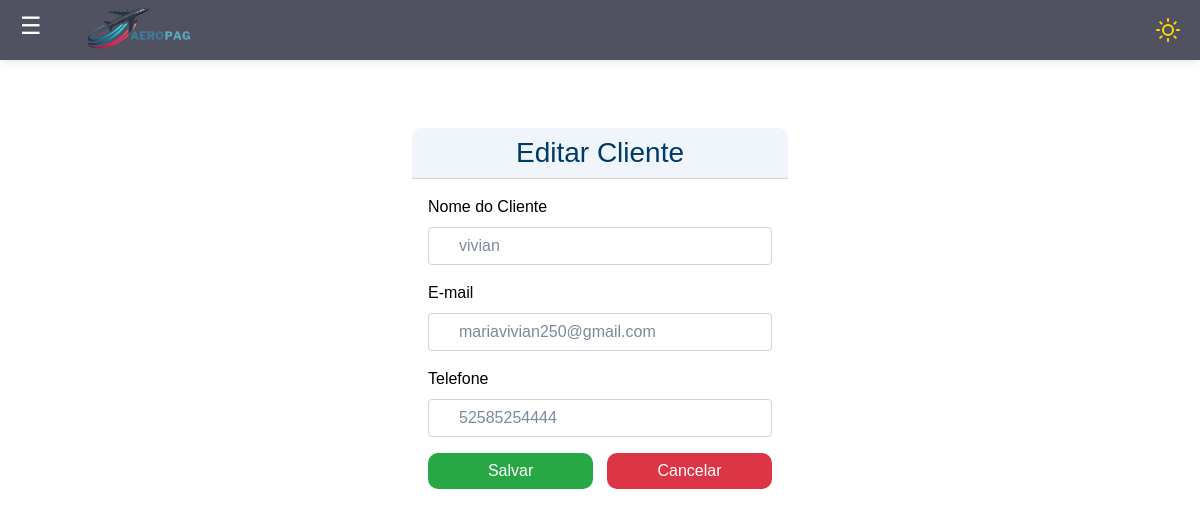
Page /clientes/4/edit/ (signed in) on the committed database.
### clientes/models.py (models this page shows, shortened)
class Cliente(models.Model):
    usuario = models.ForeignKey(User, on_delete=models.CASCADE, null=True, blank=True)
    cli_nome = models.CharField(max_length=255)
    cli_email = models.EmailField()
    cli_telefone = models.CharField(max_length=20)

### clientes/views.py (the view)
# urls.py: path('clientes/<int:pk>/edit/', ClienteUpdate.as_view(), name='editar-cliente'),
class ClienteUpdate(LoginRequiredMixin, UpdateView):
    login_url = reverse_lazy('login')
    model = Cliente
    form_class = ClienteForm
    template_name = 'forms.html'
    success_url = reverse_lazy('listar-clientes')
    def get_object(self, queryset=None):
        return get_object_or_404(Cliente, pk=self.kwargs['pk'], usuario=self.request.user)

### clientes/forms.py
class ClienteForm(forms.ModelForm):
    class Meta:
        model = Cliente
        fields = ['cli_nome', 'cli_email', 'cli_telefone']

### clientes/templates/forms.html (shortened to what this page needs)
{% extends 'modelo.html' %}
{% load static %}
{% block conteudo %}
<div class="container py-5" style="max-width: 400px;">
    <div class="card border-0">
        <div class="card-header text-center bg-light">
            <h3 class="mb-0 text-dark">{% if object %}Editar Cliente{% else %}Adicionar Cliente{% endif %}</h3>
        </div>
        <div class="card-body">
            <form method="post">
                <div class="mb-3">
                    <label for="cli_nome" class="form-label">Nome do Cliente</label>
                    <input type="text" id="cli_nome" name="cli_nome" value="{{ form.cli_nome.value|default:'' }}" class="form-control">
                </div>
                <div class="mb-3">
                    <label for="cli_email" class="form-label">E-mail</label>
                    <input type="email" id="cli_email" name="cli_email" value="{{ form.cli_email.value|default:'' }}" class="form-control">
                </div>
                <div class="mb-3">
                    <label for="cli_telefone" class="form-label">Telefone</label>
                    <input type="tel" id="cli_telefone" name="cli_telefone"
                           value="{{ form.cli_telefone.value|default:'' }}"
                           class="form-control"
                           pattern="^[0-9]{8,9}$"
                           maxlength="9"
                           title="Digite um telefone válido com 8 ou 9 dígitos (somente números)">
                </div>
                <div class="d-flex justify-content-between">
                    <form method="post">
                        <button type="submit" class="btn btn-success">Salvar</button>
                    </form>
                    <a href="{% url 'listar-clientes' %}" class="btn btn-danger">Cancelar</a>
                </div>
            </form>
        </div>
    </div>
</div>
{% endblock %}

### static/css/estilo.css (style rules this page uses)
body { background-color: #84aea4; }

### paginas/templates/modelo.html (style rules this page uses)
body { margin: 0; font-family: Arial, sans-serif; display: flex; min-height: 100vh; overflow-x: hidden; flex-direction: column; background-color: white; transition: background-color 0.3s, color 0.3s; }
body.light { background-color: #ffffff; color: #000000; }
.form-control { border-radius: 20px; padding-left: 30px; }

### clientes/templates/forms.html (style rules this page uses)
.card { box-shadow: none; }
.btn-success { background-color: #28a745; border: none; }
.btn-danger { background-color: #dc3545; border: none; }
.form-control, .form-select { border-radius: 4px; }
.container { font-family: Arial, sans-serif; }
.d-flex { gap: 10px; }
.btn { width: 48%; }

### rows in the picture
Cliente: cli_nome "vivian", cli_email "mariavivian250@gmail.com", cli_telefone "52585254444"
